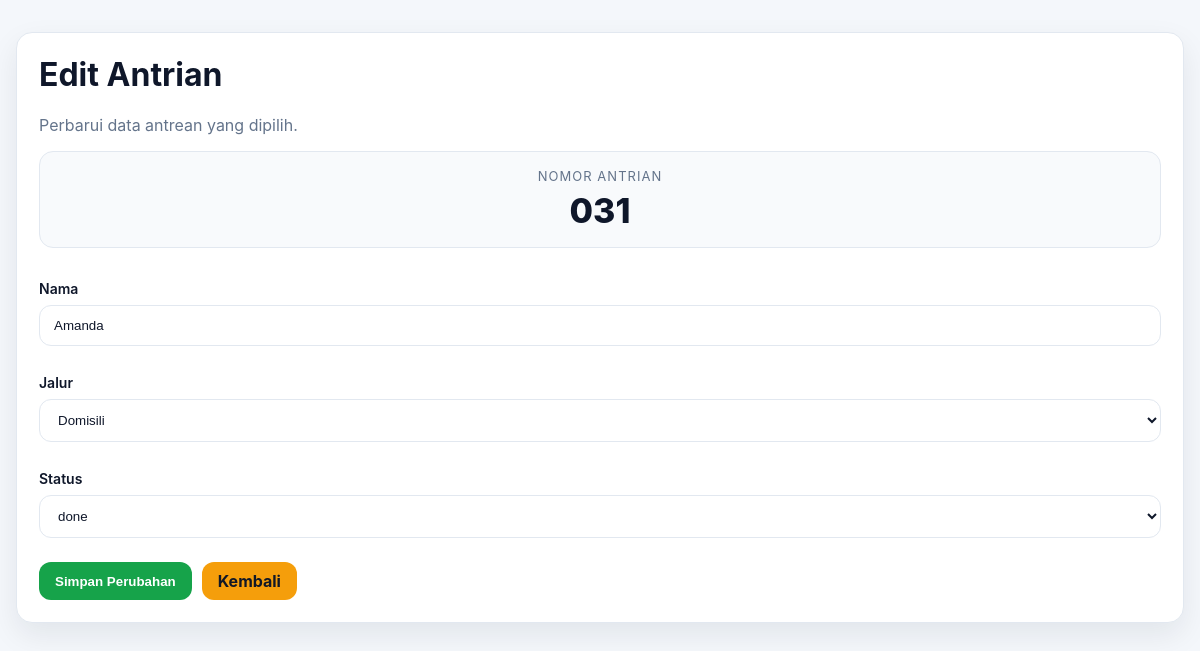
Screenshot of /public/edit_antrian.php?id=79 with the database file from the repository.
### tables this page shows
CREATE TABLE `antrian` (
  `id` int(10) UNSIGNED NOT NULL,
  `nomor_antrian` varchar(10) NOT NULL,
  `nama` varchar(100) NOT NULL,
  `jalur` varchar(50) NOT NULL,
  `status_antrian` enum('waiting','called','done') NOT NULL DEFAULT 'waiting',
  `current_loket` int(11) DEFAULT NULL,
  `created_at` timestamp NOT NULL DEFAULT current_timestamp(),
  `updated_at` timestamp NOT NULL DEFAULT current_timestamp() ON UPDATE current_timestamp()
);

### public/edit_antrian.php (the view, shortened to what this page needs)
<?php
$db = new Database();
$conn = $db->getConnection();
$id = (int)($_GET['id'] ?? 0);
$stmt = $conn->prepare("SELECT * FROM antrian WHERE id = :id LIMIT 1");
$stmt->execute([':id' => $id]);
$antrian = $stmt->fetch(PDO::FETCH_ASSOC);
?>
<!DOCTYPE html>
<html lang="id">
<head>
    <link rel="stylesheet" href="../assets/css/style.css">
</head>
<body class="public-page">
    <div class="container">
        <div class="card form-card">
            <h1>Edit Antrian</h1>
            <p class="muted">Perbarui data antrean yang dipilih.</p>
            <div class="ticket-preview">
                <div class="preview-label">Nomor Antrian</div>
                <div class="preview-number"><?php echo htmlspecialchars($antrian['nomor_antrian']); ?></div>
            </div>
            <form method="post">
                <div class="form-grid">
                    <div class="full">
                        <label>Nama</label>
                        <input type="text" name="nama" value="<?php echo htmlspecialchars($antrian['nama']); ?>" required>
                    </div>
                    <div class="full">
                        <label>Jalur</label>
                            <select name="jalur" required>
                            <option value="Domisili" <?php echo $antrian['jalur'] === 'Domisili' ? 'selected' : ''; ?>>Domisili</option>
                            </select>
                    </div>
                    <div class="full">
                        <label>Status</label>
                        <select name="status_antrian" required>
                            <option value="done" <?php echo $antrian['status_antrian'] === 'done' ? 'selected' : ''; ?>>done</option>
                        </select>
                    </div>
                    <div class="full form-actions">
                        <button type="submit" class="btn btn-save">Simpan Perubahan</button>
                        <a href="ambil_antrian.php" class="btn btn-warning">Kembali</a>
                    </div>
                </div>
            </form>
        </div>
    </div>
</body>
</html>

### assets/css/style.css (style rules this page uses)
:root { --bg: #f4f7fb; --card: #ffffff; --text: #0f172a; --muted: #64748b; --border: #e2e8f0; --primary: #2563eb; --primary-dark: #1d4ed8; --success: #16a34a; --warning: #f59e0b; --danger: #dc2626; --shadow: 0 12px 30px rgba(15, 23, 42, 0.08); --radius: 16px; }
* { box-sizing: border-box; }
html, body { margin: 0; padding: 0; background: var(--bg); color: var(--text); font-family: Inter, system-ui, -apple-system, BlinkMacSystemFont, "Segoe UI", sans-serif; }
a { color: inherit; text-decoration: none; }
.container { width: min(1180px, calc(100% - 32px)); margin: 24px auto; }
.card { background: var(--card); border: 1px solid var(--border); border-radius: var(--radius); box-shadow: var(--shadow); padding: 22px; margin-bottom: 20px; }
h1, h2, h3 { margin-top: 0; }
.muted { color: var(--muted); }
label { display: block; margin: 12px 0 8px; font-weight: 600; font-size: 14px; }
input[type="text"], input[type="password"], select, textarea { width: 100%; padding: 12px 14px; border: 1px solid var(--border); border-radius: 12px; background: #fff; color: var(--text); outline: none; transition: border-color .15s ease, box-shadow .15s ease; }
.btn { display: inline-flex; align-items: center; justify-content: center; gap: 8px; padding: 11px 16px; border: 0; border-radius: 12px; font-weight: 700; cursor: pointer; transition: transform .15s ease, opacity .15s ease, background .15s ease; line-height: 1; white-space: nowrap; }
.btn-save { background: var(--success); color: #fff; }
.btn-warning { background: var(--warning); color: #111827; }
.form-grid { display: grid; grid-template-columns: repeat(2, minmax(0, 1fr)); gap: 16px; }
.form-grid .full { grid-column: 1 / -1; }
.form-actions { display: flex; gap: 10px; flex-wrap: wrap; margin-top: 8px; }
.ticket-preview { margin: 16px 0 20px; padding: 16px; border: 1px solid var(--border); border-radius: 14px; background: #f8fafc; text-align: center; }
.preview-label { font-size: 13px; color: var(--muted); text-transform: uppercase; letter-spacing: .08em; margin-bottom: 6px; }
.preview-number { font-size: 34px; font-weight: 800; color: var(--text); }
.public-page .container, .dashboard-page .container { padding-top: 8px; }

### rows the page displays
antrian: nomor_antrian "031", nama "Amanda", status_antrian "done"
